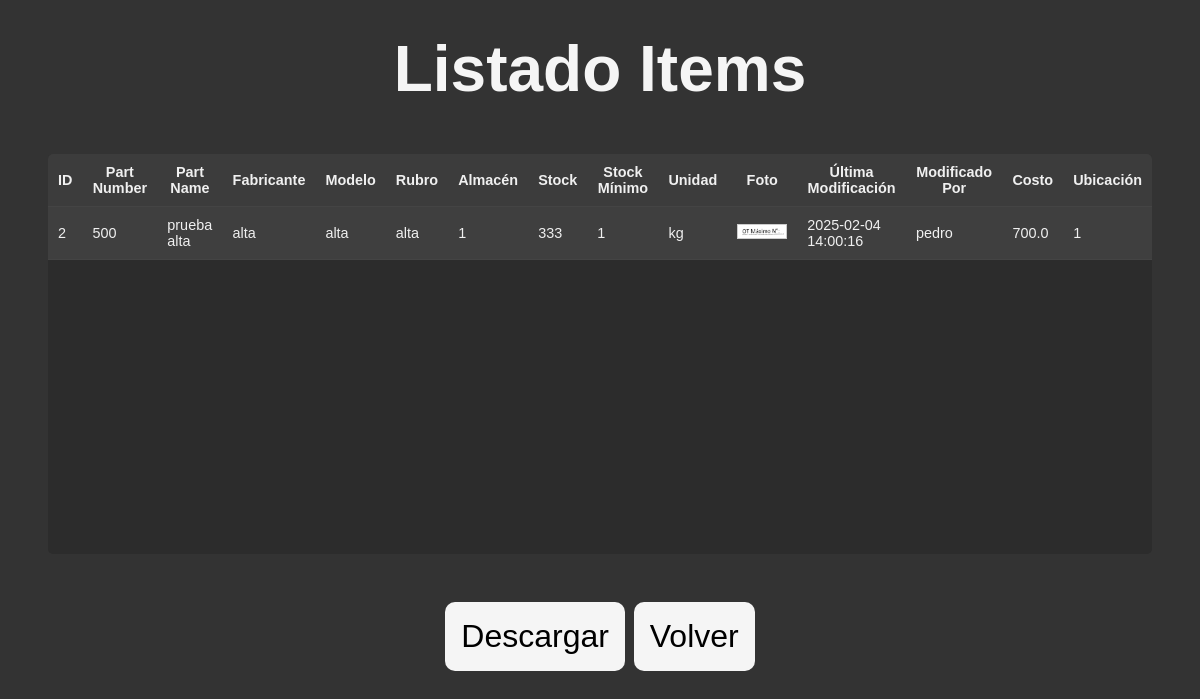
The page /list_items on the database as committed earlier.
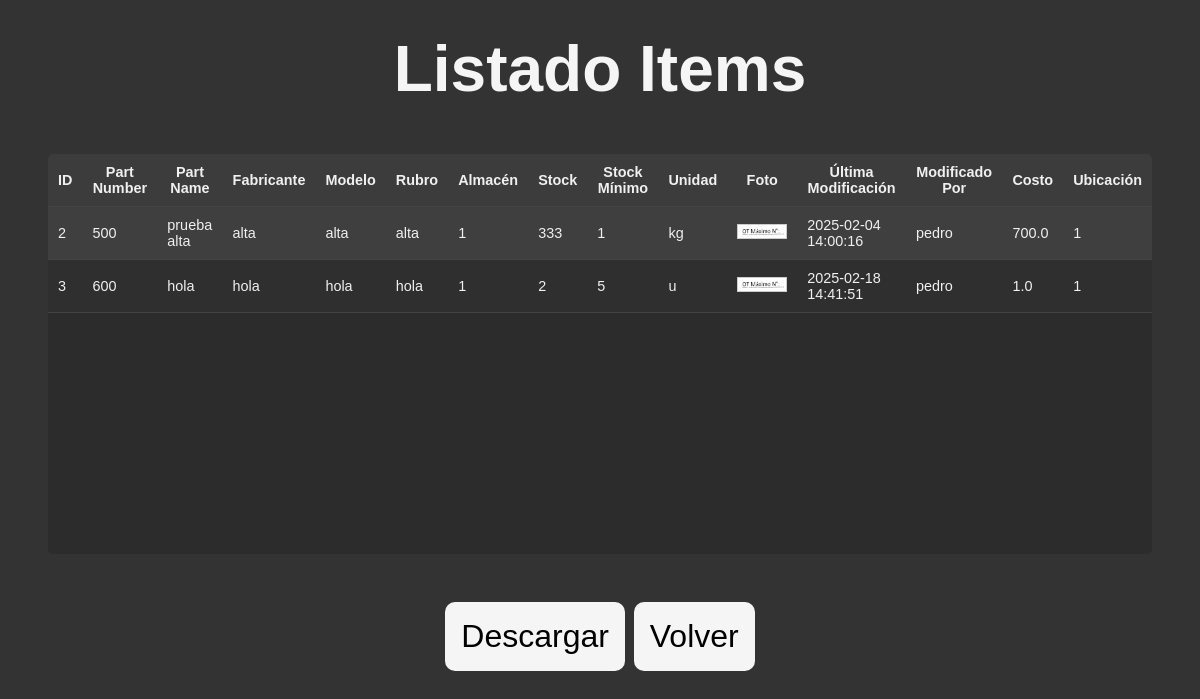
The same page on the database as committed later.
### tables this page shows
CREATE TABLE items (
        id INTEGER PRIMARY KEY AUTOINCREMENT,
        part_number INTEGER NOT NULL UNIQUE,
        part_name TEXT,
        fabricante TEXT,
        modelo TEXT,
        rubro TEXT,
        almacen TEXT,
        stock INTEGER NOT NULL DEFAULT 0,
        stock_minimo INTEGER NOT NULL DEFAULT 0,
        unidad TEXT,
        foto TEXT,
        ultima_modificacion TEXT,
        modificado_por TEXT,
        costo REAL,
        ubicacion TEXT,
        estado TEXT DEFAULT 'ACTIVO'
    );

### server.py (the view)
@app.route('/list_items',methods=['GET'])
def list_items():
    if request.method == 'GET':
        items = db.get_items()  # Función que retorna la lista de filas de la tabla
        return render_template('list_items.html', items=items)

### db_sqlite.py (called while the page is built)
def get_items():
    [conexion, cursor] = create_connection()
    conexion.row_factory = sqlite3.Row  # Permite acceder a las columnas por nombre
    cursor = conexion.cursor()
    cursor.execute("SELECT * FROM items WHERE estado = 'ACTIVO'")
    items = [dict(row) for row in cursor.fetchall()]
    conexion.close()
    return items

### templates/list_items.html (shortened to what this page needs)
<!DOCTYPE html>
<html lang="es">
<head>
    <link href="{{ url_for('static', filename='styles/style.css') }}" rel="stylesheet" />
</head>
</body>
    <h1>Listado Items</h1>
    <div class="table-container">
        <table>
            <thead>
                <tr>
                    <th>ID</th>
                    <th>Part Number</th>
                    <th>Part Name</th>
                    <th>Fabricante</th>
                    <th>Modelo</th>
                    <th>Rubro</th>
                    <th>Almacén</th>
                    <th>Stock</th>
                    <th>Stock Mínimo</th>
                    <th>Unidad</th>
                    <th>Foto</th>
                    <th>Última Modificación</th>
                    <th>Modificado Por</th>
                    <th>Costo</th>
                    <th>Ubicación</th>
                </tr>
            </thead>
            <tbody>
                {% for item in items %}
                <tr>
                    <td>{{ item.id }}</td>
                    <td>{{ item.part_number }}</td>
                    <td>{{ item.part_name }}</td>
                    <td>{{ item.fabricante }}</td>
                    <td>{{ item.modelo }}</td>
                    <td>{{ item.rubro }}</td>
                    <td>{{ item.almacen }}</td>
                    <td>{{ item.stock }}</td>
                    <td>{{ item.stock_minimo }}</td>
                    <td>{{ item.unidad }}</td>
                    <td>
                        <img src="{{ url_for('static', filename=item.foto) }}"
                        alt="Foto"
                        class="thumbnail"
                        onclick="openModal('{{ url_for('static', filename=item.foto) }}')" />
                    </td>
                    <td>{{ item.ultima_modificacion }}</td>
                    <td>{{ item.modificado_por }}</td>
                    <td>{{ item.costo }}</td>
                    <td>{{ item.ubicacion }}</td>
                </tr>
                {% endfor %}
            </tbody>
        </table>
    </div>
    <div>
        <a href="{{ url_for('descargar_items_csv') }}" class="btn">Descargar</a>
        <a href="{{ url_for('index') }}" class="btn">Volver</a>
    </div>
</body>

### static/styles/style.css (style rules this page uses)
* { margin: 0; padding: 0; box-sizing: border-box; font-family: 'Arial', sans-serif; }
a.btn { display: inline-block; padding: 1rem; background-color: whitesmoke; color: #000; text-decoration: none; border-radius: 10px; font-size: 2rem; cursor: pointer; }
.table-container { overflow-y: auto; height: 400px; margin: 1rem; font-size: 0.9rem; background-color: #2c2c2c; color: #f0f0f0; border-radius: 5px; }
table { width: 100%; border-collapse: collapse; }
thead { background-color: #3c3c3c; }
th, td { padding: 10px; border-bottom: 1px solid #444; }
tbody tr:nth-child(odd) { background-color: #3f3f3f; }
tbody tr:nth-child(even) { background-color: #2f2f2f; }
img { background-color: #fff; border: 1px solid #ccc; padding: 2px; }
.thumbnail { width: 50px; height: auto; border: 1px solid #ccc; padding: 2px; background-color: #fff; }

Rows that differ between the two databases and show on the page:
added items: id "3", part_number "600", part_name "hola", fabricante "hola", modelo "hola", rubro "hola", almacen "1", stock "2", stock_minimo "5", unidad "u", foto (picture), ultima_modificacion "2025-02-18 14:41:51", modificado_por "pedro", costo "1.0", ubicacion "1"
